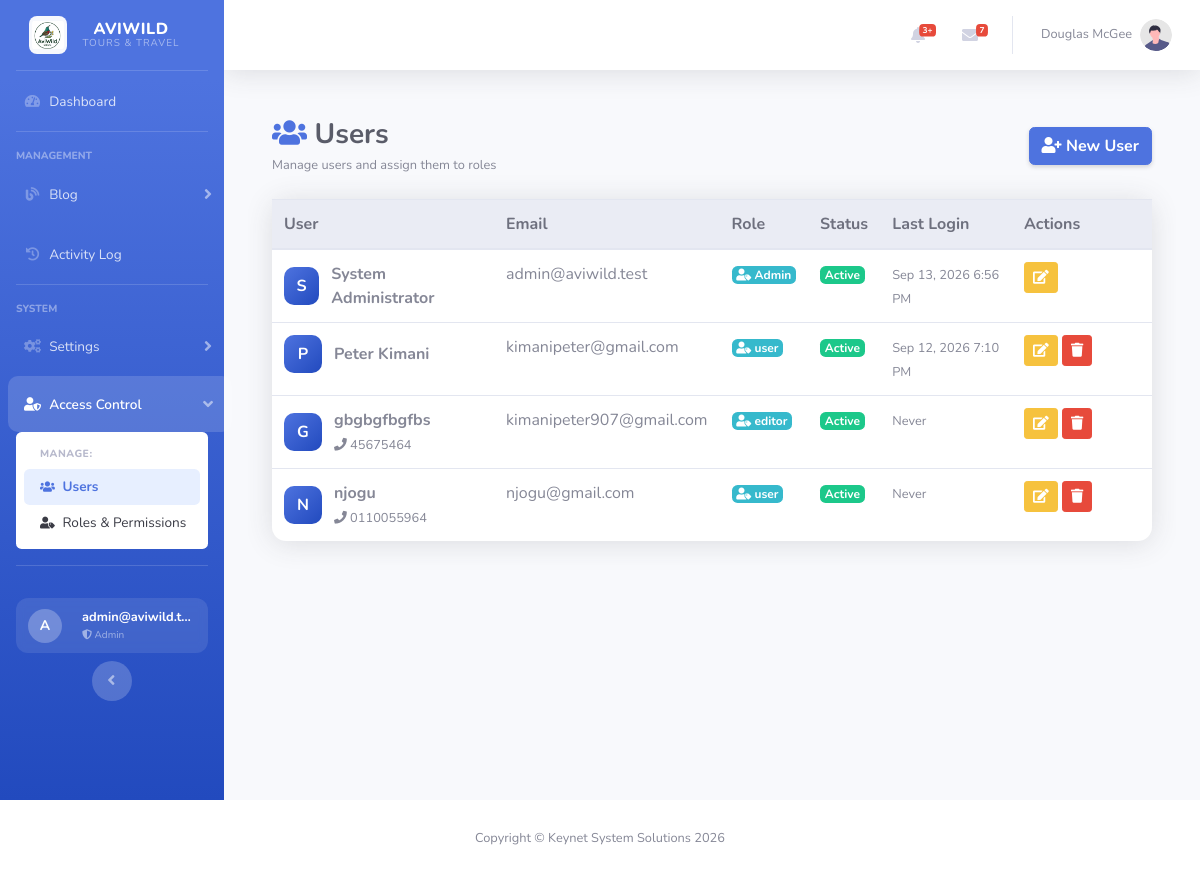
Page /home.php?section=users (signed in) on the committed database.
### tables this page shows
CREATE TABLE `profiles` (
  `id` int(11) NOT NULL,
  `full_name` varchar(100) NOT NULL,
  `email` varchar(150) NOT NULL,
  `password` varchar(255) DEFAULT NULL,
  `phone` varchar(30) DEFAULT NULL,
  `bio` text DEFAULT NULL,
  `avatar` varchar(255) DEFAULT NULL,
  `role` varchar(50) DEFAULT 'user',
  `status` enum('active','inactive') DEFAULT 'active',
  `created_at` timestamp NOT NULL DEFAULT current_timestamp(),
  `updated_at` timestamp NOT NULL DEFAULT current_timestamp() ON UPDATE current_timestamp(),
  `last_login` timestamp NULL DEFAULT NULL
);

### functions.php (called while the page is built, shortened)
<?php
if (!function_exists('resolve_role_id')) {
    function resolve_role_id($conn, $user_id = null) {
        if ($user_id === null || $user_id === ($_SESSION['user_id'] ?? null)) {
            if (!empty($_SESSION['role_id'])) return (int)$_SESSION['role_id'];
        }
        $user_id = $user_id ?? current_user_id();
        $uid = (int)$user_id;
        $r = mysqli_query($conn, "SELECT role FROM profiles WHERE id = $uid LIMIT 1");
        $role_name = mysqli_fetch_assoc($r)['role'] ?? '';
        $role_name_esc = mysqli_real_escape_string($conn, $role_name);
        $rr = mysqli_query($conn, "SELECT id FROM roles WHERE role_name = '$role_name_esc' LIMIT 1");
        $role_id = (int)mysqli_fetch_assoc($rr)['id'];
        return $role_id;
    }
}
if (!function_exists('has_permission')) {
    function has_permission($conn, $permission_key, $user_id = null) {
        $role_id = resolve_role_id($conn, $user_id);
        $permission_key = mysqli_real_escape_string($conn, $permission_key);
        $sql = "SELECT COUNT(*) AS c
                FROM role_permissions rp
                JOIN permissions p ON p.id = rp.permission_id
                WHERE rp.role_id = $role_id
                  AND p.permission_key = '$permission_key'";
        $r = mysqli_query($conn, $sql);
        $row = $r ? mysqli_fetch_assoc($r) : null;
        return $row && (int)$row['c'] > 0;
    }
}

### auth.php (called while the page is built, shortened)
<?php
if (!function_exists('current_user_id')) {
    function current_user_id() {
        return $_SESSION['user_id'] ?? null;
    }
}

### users.php (the view, shortened to what this page needs)
<?php
require_once 'config.php';
require_once 'functions.php';
$users_res = mysqli_query($conn, "
    SELECT p.*, r.role_name
    FROM profiles p
    LEFT JOIN roles r ON r.role_name = p.role
    ORDER BY p.created_at DESC
");
?>
<div id="content-wrapper" class="d-flex flex-column">
    <div id="content">
        <div class="container-fluid py-4">
            <div class="d-sm-flex align-items-center justify-content-between mb-4">
                <div>
                    <h1 class="h3 mb-1 text-gray-800 font-weight-bold">
                        <i class="fas fa-users text-primary"></i> Users
                    </h1>
                    <p class="text-muted small mb-0">Manage users and assign them to roles</p>
                </div>
                <?php if (has_permission($conn, 'users.create')): ?>
                    <button class="btn btn-primary shadow-sm font-weight-bold"
                            data-toggle="modal" data-target="#createUserModal">
                        <i class="fas fa-user-plus"></i> New User
                    </button>
                <?php endif; ?>
            </div>
            <div class="card shadow mb-4" style="border-radius:14px; border:none;">
                <div class="card-body p-0">
                    <table class="table table-hover mb-0">
                        <thead class="thead-light">
                            <tr>
                                <th>User</th>
                                <th>Email</th>
                                <th>Role</th>
                                <th>Status</th>
                                <th>Last Login</th>
                                <th width="140">Actions</th>
                            </tr>
                        </thead>
                        <tbody>
                        <?php if ($users_res && mysqli_num_rows($users_res) > 0): ?>
                            <?php while ($u = mysqli_fetch_assoc($users_res)): ?>
                                <tr>
                                    <td>
                                        <div class="d-flex align-items-center">
                                            <div class="user-avatar">
                                                <?php echo strtoupper(substr($u['full_name'] ?: 'U', 0, 1)); ?>
                                            </div>
                                            <div>
                                                <div class="font-weight-bold"><?php echo htmlspecialchars($u['full_name']); ?></div>
                                                <?php if (!empty($u['phone'])): ?>
                                                    <small class="text-muted"><i class="fas fa-phone"></i> <?php echo htmlspecialchars($u['phone']); ?></small>
                                                <?php endif; ?>
                                            </div>
                                        </div>
                                    </td>
                                    <td><?php echo htmlspecialchars($u['email'] ?: '—'); ?></td>
                                    <td>
                                        <span class="badge badge-info">
                                            <i class="fas fa-user-tag"></i>
                                            <?php echo htmlspecialchars($u['role'] ?: 'None'); ?>
                                        </span>
                                    </td>
                                    <td>
                                        <?php if (($u['status'] ?? 'active') === 'active'): ?>
                                            <span class="badge badge-success">Active</span>
                                        <?php else: ?>
                                            <span class="badge badge-secondary">Inactive</span>
                                        <?php endif; ?>
                                    </td>
                                    <td>
                                        <small class="text-muted">
                                            <?php echo !empty($u['last_login']) ? date('M d, Y g:i A', strtotime($u['last_login'])) : 'Never'; ?>
                                        </small>
                                    </td>
                                    <td>
                                        <?php if (has_permission($conn, 'users.edit')): ?>
                                            <button class="btn btn-sm btn-warning"
                                                    onclick='openEditUser(<?php echo json_encode([
                                                        "id"        => $u["id"],
                                                        "full_name" => $u["full_name"],
                                                        "email"     => $u["email"],
                                                        "phone"     => $u["phone"] ?? "",
                                                        "role"      => $u["role"],
                                                        "status"    => $u["status"] ?? "active"
                                                    ]); ?>)'>
                                                <i class="fas fa-edit"></i>
                                            </button>
                                        <?php endif; ?>
                                        <?php if (has_permission($conn, 'users.delete') && $u['id'] != current_user_id()): ?>
                                            <a href="javascript:void(0)" class="btn btn-sm btn-danger"
                                               onclick="confirmDeleteUser(<?php echo $u['id']; ?>, '<?php echo htmlspecialchars($u['full_name'], ENT_QUOTES); ?>')">
                                                <i class="fas fa-trash"></i>
                                            </a>
                                        <?php endif; ?>
                                    </td>
                                </tr>
                            <?php endwhile; ?>
                        <?php endif; ?>
                        </tbody>
                    </table>
                </div>
            </div>
        </div>
    </div>
</div>

### users.php (style rules this page uses)
.user-avatar { width: 38px; height: 38px; border-radius: 10px; background: linear-gradient(135deg, #4e73df, #224abe); color: #fff; display: inline-flex; align-items: center; justify-content: center; font-weight: 700; margin-right: 12px; }

### rows in the picture
profiles: full_name "S", full_name "System Administrator", email "admin@aviwild.test", role "Admin", status "Active", last_login "Sep 13, 2026 6:56 PM"
profiles: full_name "P", full_name "Peter Kimani", email "kimanipeter@gmail.com", role "user", status "Active", last_login "Sep 12, 2026 7:10 PM"
profiles: full_name "G", full_name "gbgbgfbgfbs", phone "45675464", email "kimanipeter907@gmail.com", role "editor", status "Active", shows "Never"
profiles: full_name "N", full_name "njogu", phone "0110055964", email "njogu@gmail.com", role "user", status "Active", shows "Never"

### other values in the picture
$me_initial "A"
$me_user "admin@aviwild.t…"
$me_role "Admin"
